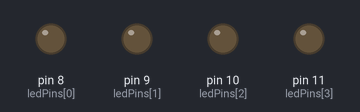
A sketch run on a simulated Arduino Uno, built with avr-gcc and run on an emulated ATmega328P. On the bench: output pins drawn as LEDs (lit = HIGH).

Above: at 0.15 s.
At 0.75 s:
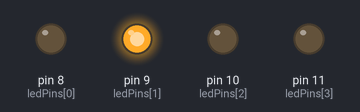
At 1.35 s:
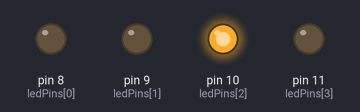
At 2.85 s:
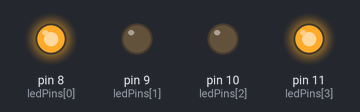
At 4.35 s:
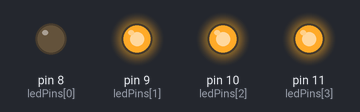
At 5.85 s:
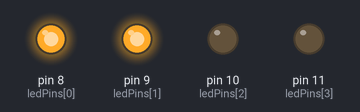
Timing chart, 0 to 6.2 s (numbered marks = the images above):
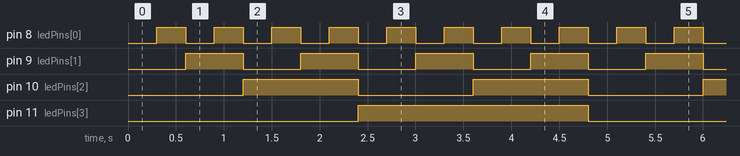

Measured:
- by itself, pin 8 (ledPins[0]): alternates HIGH for 0.30 s and LOW for 0.30 s
- by itself, pin 9 (ledPins[1]): alternates HIGH for 0.60 s and LOW for 0.60 s
- by itself, pin 10 (ledPins[2]): alternates HIGH for 1.2 s and LOW for 1.2 s
- by itself, pin 11 (ledPins[3]): alternates HIGH for 2.4 s and LOW for 2.4 s

The sketch:

Counter.ino
```cpp
const int ledPins[4] = {8, 9, 10, 11};

void setup() {
  for (int i = 0; i < 4; i++) {
    pinMode(ledPins[i], OUTPUT);
  }
}

void loop() {
  for (int count = 0; count < 16; count++) {

    for (int i = 0; i < 4; i++) {
      bool bit = (count >> i) & 0x01;
      digitalWrite(ledPins[i], bit);
    }
    delay(300);
  }
}
```
